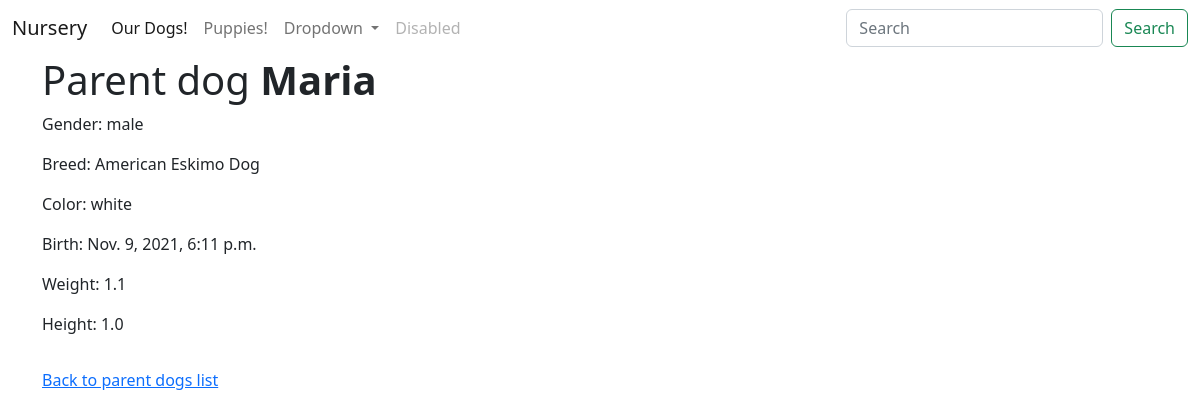
/parents/4/, run on an earlier commit of the app's database.
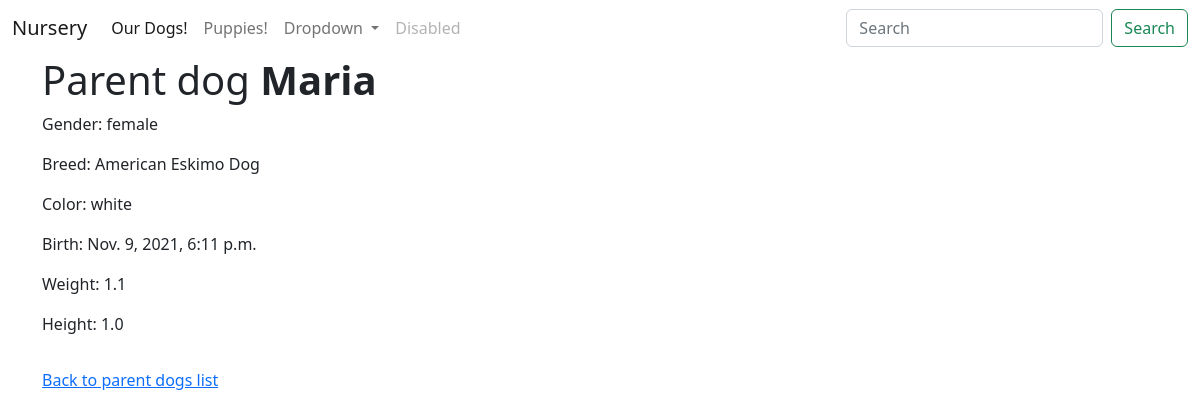
And on a later commit of the database.
### parents/models.py (models this page shows, shortened)
class Parent(models.Model):
    name = models.CharField(max_length=64)
    birth = models.DateTimeField()
    height = models.FloatField()
    weight = models.FloatField()
    description = models.TextField(blank=True, null=False)
    breed = models.ForeignKey(
        ParentBreed, on_delete=models.PROTECT, related_name="parent", null=True
    )
    gender = models.ForeignKey(
        ParentGender, on_delete=models.PROTECT, related_name="parent", null=True
    )
    color = models.ForeignKey(
        ParentColor, on_delete=models.PROTECT, related_name="parent", null=True
    )

class ParentGender(models.Model):
    name = models.CharField(max_length=6)
    description = models.TextField(blank=True, null=False)
    def __str__(self):
        return self.name

class ParentBreed(models.Model):
    name = models.CharField(max_length=32)
    description = models.TextField(blank=True, null=False)
    def __str__(self):
        return self.name

class ParentColor(models.Model):
    name = models.CharField(max_length=32)
    description = models.TextField(blank=True, null=False)
    def __str__(self):
        return self.name

### parents/views.py (the view)
# urls.py: path("<int:pk>/", ParentDetailView.as_view(), name="details"),
class ParentDetailView(DetailView):
    template_name = "parents/details.html"
    context_object_name = "parent"
    model = Parent
    queryset = Parent.objects.select_related("breed", "color")

### parents/templates/parents/details.html (shortened to what this page needs)
{% extends 'root.html' %}
{% block body %}
<h1>Parent dog <strong>{{ parent.name }}</strong></h1>
<div class="list-group">
  <p> Gender: {{ parent.gender }} </p>
  <p> Breed: {{ parent.breed }} </p>
  <p> Color: {{ parent.color }} </p>
  <p> Birth: {{ parent.birth }} </p>
  <p> Weight: {{ parent.weight }} </p>
  <p> Height: {{ parent.height }} </p>
</div>
<div class="my-3" >
  <a href="{% url 'parents:index' %}">Back to parent dogs list</a>
</div>
{% endblock %}

What changed in the data, as far as the page shows it:
changed Parent "Maria": gender "male" → "female"
